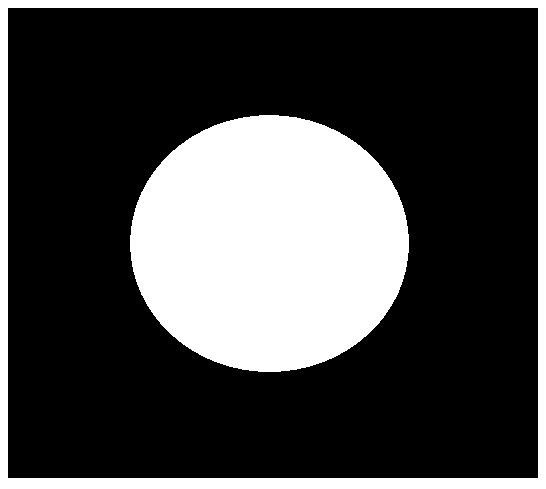
#> input picture 资料/pie.png, 546 x 489 px, found by its file name
$ jupyter execute '4.梯度运算.ipynb'
#> lines starting #> are read from the running program, lines starting #| are printed output that depends on the picture; after the words box and inside, x2 and y2 are one past the last pixel; in counts of white or black regions, pixels touching at a corner belong together
[cell 1]
#梯度运算可以得到图像的边缘
import cv2 as cv
import numpy as np
import matplotlib.pyplot as plt

[cell 2]
circle=cv.imread('/Users/lixuecheng/Downloads/OpenCV/代码+资料/第2-7章notebook课件/图像操作/pie.png')
#> circle is the input picture: shape (489, 546, 3); 27.8% white; 2 white regions, box (x1, y1, x2, y2) and area: (130, 115, 409, 372) 56244, (0, 0, 546, 489) 17894
plt.imshow(circle)

[cell 3]
#梯度运算
kernal=np.ones((3,3),np.uint8)
circle_gradian=cv.morphologyEx(circle,cv.MORPH_GRADIENT,kernal)
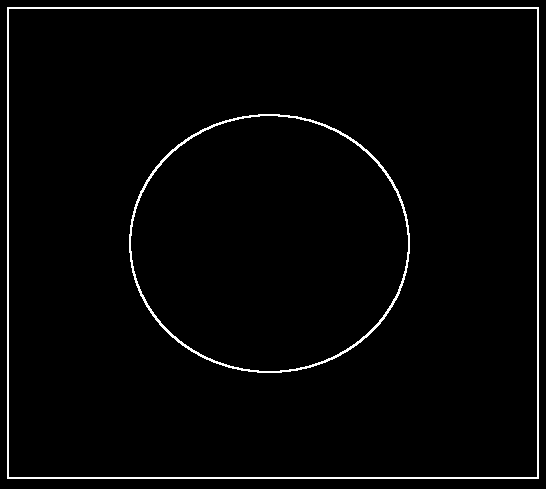
#> circle_gradian: shape (489, 546, 3); 2.3% white in thin lines or dots
plt.imshow(circle_gradian)

[cell 4]
titles=['Origin','Gradient']
images=[circle,circle_gradian]
for i in range(2):
    plt.subplot(1,2,i+1),plt.title(titles[i]),plt.imshow(images[i])
    plt.xticks([]),plt.yticks([])
plt.show()
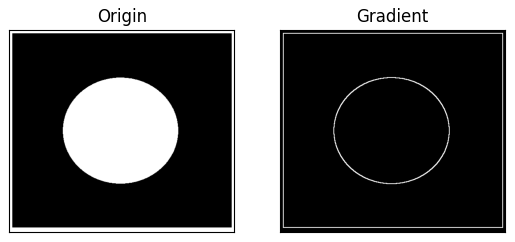
#> figure drawn by matplotlib, 2 panels

$ run again, with 资料/2_src.png copied over 资料/pie.png
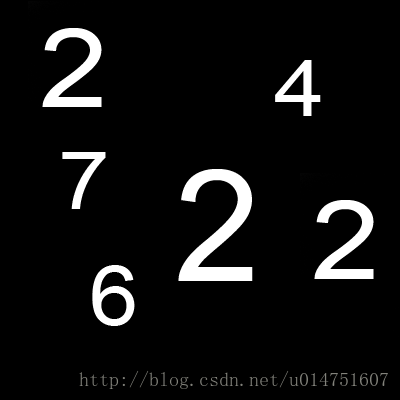
#> input picture 资料/2_src.png, 400 x 400 px, found by its file name
#> circle is the input picture: shape (400, 400, 3); mean B, G, R 16.6, 16.6, 16.6
#> `circle_gradian=cv.morphologyEx(circle,cv.MORPH_GRADIENT,kernal)`:
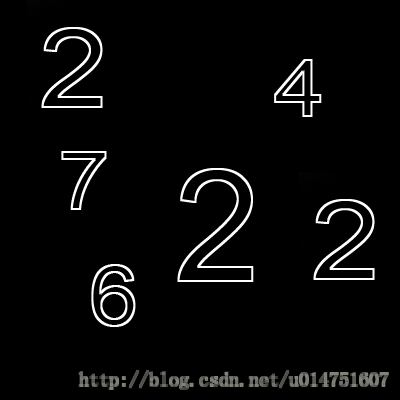
#> circle_gradian: shape (400, 400, 3); mean B, G, R 9.7, 9.8, 9.8
#> `plt.show()`:
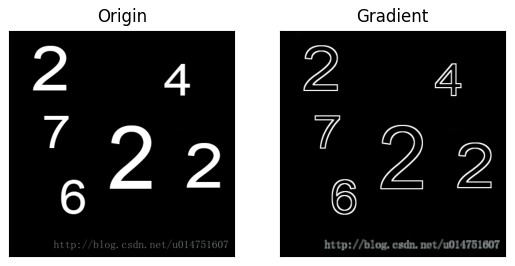
#> figure drawn by matplotlib, 2 panels; B, G, R data is drawn as R, G, B
